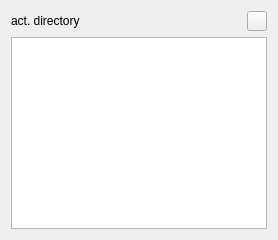
      <widget class="QWidget" name="layoutWidget">
       <layout class="QVBoxLayout" name="verticalLayout">
        <item>
         <layout class="QHBoxLayout" name="horizontalLayout_2">
          <item>
           <widget class="QLabel" name="label_akt_verzeichnis">
            <property name="toolTip">
             <string>act. directory</string>
            </property>
            <property name="whatsThis">
             <string>Actual directory</string>
            </property>
            <property name="text">
             <string>act. directory</string>
            </property>
           </widget>
          </item>
          <item>
           <widget class="QPushButton" name="pushButtonDir">
            <property name="sizePolicy">
             <sizepolicy hsizetype="Fixed" vsizetype="Fixed">
              <horstretch>0</horstretch>
              <verstretch>0</verstretch>
             </sizepolicy>
            </property>
            <property name="maximumSize">
             <size>
              <width>20</width>
              <height>20</height>
             </size>
            </property>
            <property name="toolTip">
             <string>Change directory</string>
            </property>
            <property name="whatsThis">
             <string>Change actual directory.</string>
            </property>
            <property name="text">
             <string/>
            </property>
            <property name="icon">
             <iconset>
              <activeon>pypordb/folder.svg</activeon>
             </iconset>
            </property>
           </widget>
          </item>
         </layout>
        </item>
        <item>
         <widget class="QTableWidget" name="tableWidgetBilderAktuell">
          <property name="contextMenuPolicy">
           <enum>Qt::CustomContextMenu</enum>
          </property>
          <property name="whatsThis">
           <string>Actual image files in working directory. For adding the image file to the database, double click on it or mark it and press F5. If 2 image files are marked, the dialog for adding a cover will appear.</string>
          </property>
          <property name="editTriggers">
           <set>QAbstractItemView::NoEditTriggers</set>
          </property>
          <property name="dragEnabled">
           <bool>false</bool>
          </property>
          <property name="dragDropMode">
           <enum>QAbstractItemView::DragOnly</enum>
          </property>
          <property name="selectionMode">
           <enum>QAbstractItemView::ExtendedSelection</enum>
          </property>
          <attribute name="horizontalHeaderVisible">
           <bool>false</bool>
          </attribute>
         </widget>
        </item>
       </layout>
      </widget>
